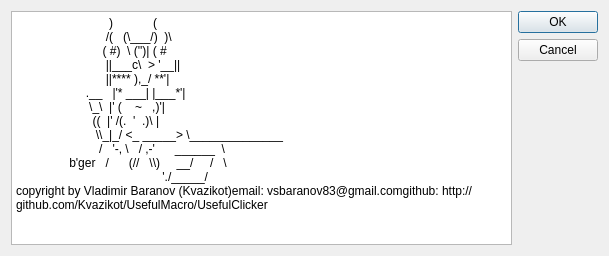
<?xml version="1.0" encoding="UTF-8"?>
<ui version="4.0">
 <class>AboutBox</class>
 <widget class="QDialog" name="AboutBox">
  <property name="geometry">
   <rect>
    <x>0</x>
    <y>0</y>
    <width>609</width>
    <height>256</height>
   </rect>
  </property>
  <property name="windowTitle">
   <string>About UsefulClicker</string>
  </property>
  <layout class="QHBoxLayout" name="horizontalLayout">
   <item>
    <widget class="QTextEdit" name="textEdit">
     <property name="html">
      <string>&lt;!DOCTYPE HTML PUBLIC &quot;-//W3C//DTD HTML 4.0//EN&quot; &quot;http://www.w3.org/TR/REC-html40/strict.dtd&quot;&gt;
&lt;html&gt;&lt;head&gt;&lt;meta name=&quot;qrichtext&quot; content=&quot;1&quot; /&gt;&lt;meta charset=&quot;utf-8&quot; /&gt;&lt;style type=&quot;text/css&quot;&gt;
p, li { white-space: pre-wrap; }
&lt;/style&gt;&lt;/head&gt;&lt;body style=&quot; font-family:'Segoe UI'; font-size:9pt; font-weight:400; font-style:normal;&quot;&gt;
&lt;p style=&quot; margin-top:12px; margin-bottom:0px; margin-left:0px; margin-right:0px; -qt-block-indent:0; text-indent:0px;&quot;&gt;&lt;span style=&quot; font-family:'Courier New';&quot;&gt;                            )            (&lt;/span&gt;&lt;/p&gt;
&lt;p style=&quot; margin-top:0px; margin-bottom:0px; margin-left:0px; margin-right:0px; -qt-block-indent:0; text-indent:0px;&quot;&gt;&lt;span style=&quot; font-family:'Courier New';&quot;&gt;                           /(   (\___/)  )\&lt;/span&gt;&lt;/p&gt;
&lt;p style=&quot; margin-top:0px; margin-bottom:0px; margin-left:0px; margin-right:0px; -qt-block-indent:0; text-indent:0px;&quot;&gt;&lt;span style=&quot; font-family:'Courier New';&quot;&gt;                          ( #)  \ ('')| ( #&lt;/span&gt;&lt;/p&gt;
&lt;p style=&quot; margin-top:0px; margin-bottom:0px; margin-left:0px; margin-right:0px; -qt-block-indent:0; text-indent:0px;&quot;&gt;&lt;span style=&quot; font-family:'Courier New';&quot;&gt;                           ||___c\  &amp;gt; '__||&lt;/span&gt;&lt;/p&gt;
&lt;p style=&quot; margin-top:0px; margin-bottom:0px; margin-left:0px; margin-right:0px; -qt-block-indent:0; text-indent:0px;&quot;&gt;&lt;span style=&quot; font-family:'Courier New';&quot;&gt;                           ||**** ),_/ **'|&lt;/span&gt;&lt;/p&gt;
&lt;p style=&quot; margin-top:0px; margin-bottom:0px; margin-left:0px; margin-right:0px; -qt-block-indent:0; text-indent:0px;&quot;&gt;&lt;span style=&quot; font-family:'Courier New';&quot;&gt;                     .__   |'* ___| |___*'|&lt;/span&gt;&lt;/p&gt;
&lt;p style=&quot; margin-top:0px; margin-bottom:0px; margin-left:0px; margin-right:0px; -qt-block-indent:0; text-indent:0px;&quot;&gt;&lt;span style=&quot; font-family:'Courier New';&quot;&gt;                      \_\  |' (    ~   ,)'|&lt;/span&gt;&lt;/p&gt;
&lt;p style=&quot; margin-top:0px; margin-bottom:0px; margin-left:0px; margin-right:0px; -qt-block-indent:0; text-indent:0px;&quot;&gt;&lt;span style=&quot; font-family:'Courier New';&quot;&gt;                       ((  |' /(.  '  .)\ |&lt;/span&gt;&lt;/p&gt;
&lt;p style=&quot; margin-top:0px; margin-bottom:0px; margin-left:0px; margin-right:0px; -qt-block-indent:0; text-indent:0px;&quot;&gt;&lt;span style=&quot; font-family:'Courier New';&quot;&gt;                        \\_|_/ &amp;lt;_ _____&amp;gt; \______________&lt;/span&gt;&lt;/p&gt;
&lt;p style=&quot; margin-top:0px; margin-bottom:0px; margin-left:0px; margin-right:0px; -qt-block-indent:0; text-indent:0px;&quot;&gt;&lt;span style=&quot; font-family:'Courier New';&quot;&gt;                         /   '-, \   / ,-'      ______  \&lt;/span&gt;&lt;/p&gt;
&lt;p style=&quot; margin-top:0px; margin-bottom:0px; margin-left:0px; margin-right:0px; -qt-block-indent:0; text-indent:0px;&quot;&gt;&lt;span style=&quot; font-family:'Courier New';&quot;&gt;                b'ger   /      (//   \\)     __/     /   \&lt;/span&gt;&lt;/p&gt;
&lt;p style=&quot; margin-top:0px; margin-bottom:0px; margin-left:0px; margin-right:0px; -qt-block-indent:0; text-indent:0px;&quot;&gt;&lt;span style=&quot; font-family:'Courier New';&quot;&gt;                                            './_____/&lt;/span&gt;&lt;/p&gt;
&lt;p style=&quot; margin-top:0px; margin-bottom:12px; margin-left:0px; margin-right:0px; -qt-block-indent:0; text-indent:0px;&quot;&gt;&lt;span style=&quot; font-family:'Courier New';&quot;&gt;copyright by Vladimir Baranov (Kvazikot)email: vsbaranov83@gmail.comgithub: http://github.com/Kvazikot/UsefulMacro/UsefulClicker&lt;/span&gt;&lt;/p&gt;&lt;/body&gt;&lt;/html&gt;</string>
     </property>
    </widget>
   </item>
   <item>
    <widget class="QDialogButtonBox" name="buttonBox">
     <property name="orientation">
      <enum>Qt::Vertical</enum>
     </property>
     <property name="standardButtons">
      <set>QDialogButtonBox::Cancel|QDialogButtonBox::Ok</set>
     </property>
    </widget>
   </item>
  </layout>
 </widget>
 <resources/>
 <connections>
  <connection>
   <sender>buttonBox</sender>
   <signal>accepted()</signal>
   <receiver>AboutBox</receiver>
   <slot>accept()</slot>
   <hints>
    <hint type="sourcelabel">
     <x>520</x>
     <y>243</y>
    </hint>
    <hint type="destinationlabel">
     <x>157</x>
     <y>255</y>
    </hint>
   </hints>
  </connection>
  <connection>
   <sender>buttonBox</sender>
   <signal>rejected()</signal>
   <receiver>AboutBox</receiver>
   <slot>reject()</slot>
   <hints>
    <hint type="sourcelabel">
     <x>546</x>
     <y>246</y>
    </hint>
    <hint type="destinationlabel">
     <x>286</x>
     <y>255</y>
    </hint>
   </hints>
  </connection>
 </connections>
</ui>
